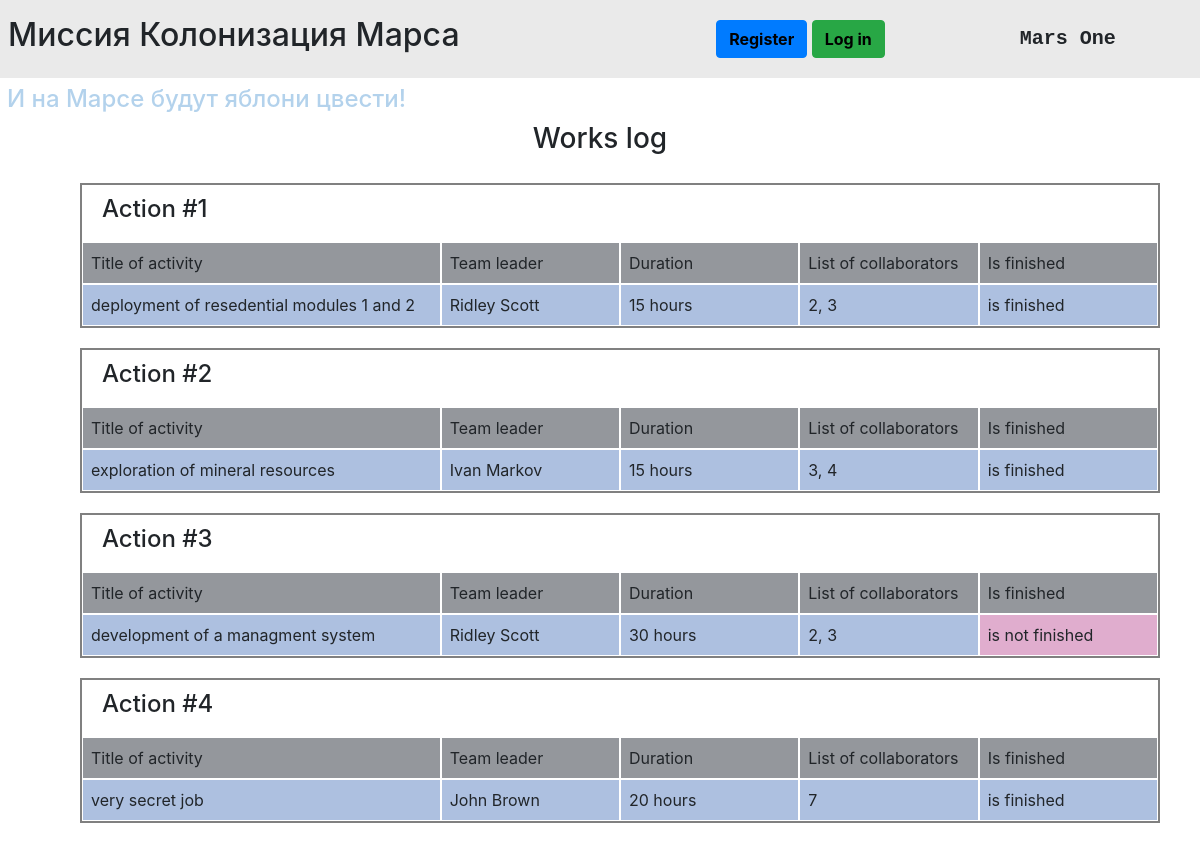
The page /index on the database as committed earlier.
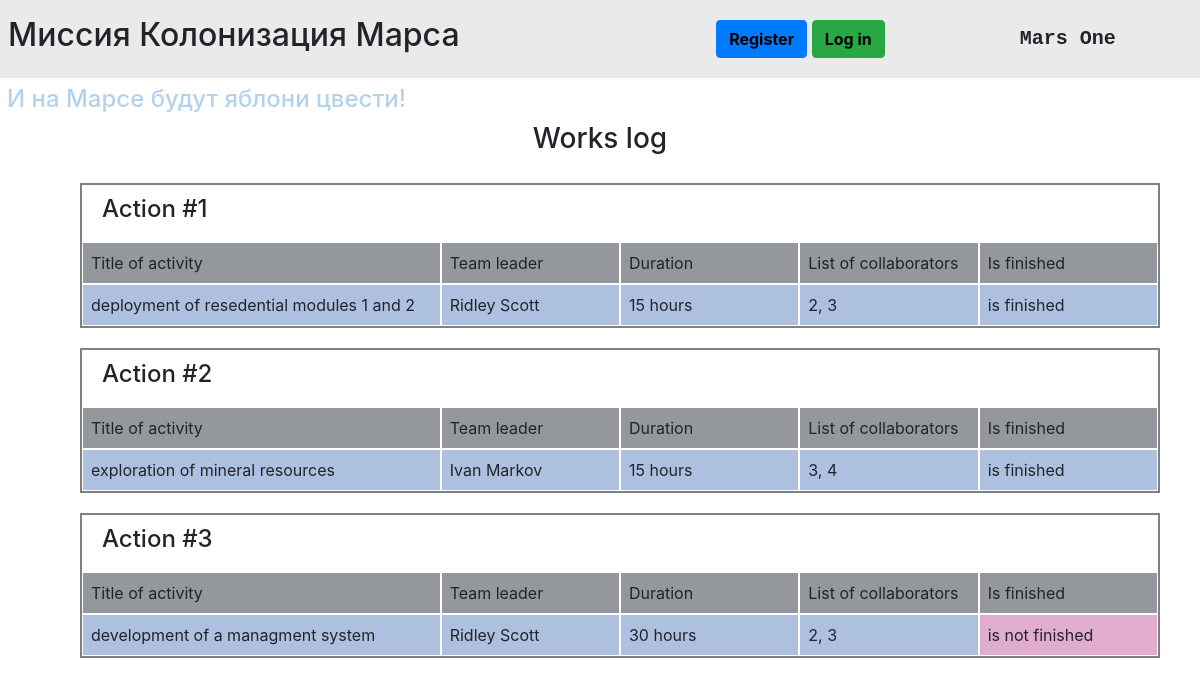
The same page on the database as committed later.
### data/jobs.py (models this page shows, shortened)
class Jobs(SqlAlchemyBase):
    __tablename__ = 'jobs'
    id = sqlalchemy.Column(sqlalchemy.Integer,
                           primary_key=True, autoincrement=True)
    team_leader = sqlalchemy.Column(sqlalchemy.Integer, sqlalchemy.ForeignKey("users.id"))
    job = sqlalchemy.Column(sqlalchemy.String, nullable=True)
    work_size = sqlalchemy.Column(sqlalchemy.Integer, nullable=True)
    collaborators = sqlalchemy.Column(sqlalchemy.String, nullable=True)
    creator = sqlalchemy.Column(sqlalchemy.Integer, nullable=True)
    start_date = sqlalchemy.Column(sqlalchemy.DateTime, default=datetime.datetime.now, nullable=True)
    end_date = sqlalchemy.Column(sqlalchemy.DateTime, nullable=True)
    is_finished = sqlalchemy.Column(sqlalchemy.Boolean, nullable=True)
    user = orm.relation("User")

### data/users.py (models this page shows, shortened)
class User(SqlAlchemyBase, UserMixin):
    __tablename__ = 'users'
    id = sqlalchemy.Column(sqlalchemy.Integer,
                           primary_key=True, autoincrement=True)
    surname = sqlalchemy.Column(sqlalchemy.String, nullable=True)
    name = sqlalchemy.Column(sqlalchemy.String, nullable=True)
    age = sqlalchemy.Column(sqlalchemy.Integer, nullable=True)
    position = sqlalchemy.Column(sqlalchemy.String, nullable=True)
    speciality = sqlalchemy.Column(sqlalchemy.String, nullable=True)
    address = sqlalchemy.Column(sqlalchemy.String, nullable=True)
    email = sqlalchemy.Column(sqlalchemy.String,
                              unique=True, nullable=True)
    hashed_password = sqlalchemy.Column(sqlalchemy.String, nullable=True)
    modified_date = sqlalchemy.Column(sqlalchemy.DateTime,
                                      default=datetime.datetime.now)
    jobs = orm.relation("Jobs", back_populates='user')
    departments = orm.relation("Department", back_populates='user')

### main.py (the view)
@app.route("/")
@app.route("/index")
def index():
    session = db_session.create_session()
    actions = session.query(Jobs).all()
    return render_template("actions.html",
                           actions=actions,
                           title="Список работ")

### data/db_session.py (called while the page is built)
def create_session() -> Session:
    global __factory
    return __factory()

### templates/actions.html (shortened to what this page needs)
{% extends "base.html" %}
{% block content %}
<div class="container-fluid">
    <div class="row">
        <div class="col-12 text-center">
            <h3>Works log</h3>
        </div>
    </div>
    {% for action in actions %}
    <div class="container-fluid item">
        <div class="row">
            <div class="col-12 action-title"><h4>Action #{{action.id}}</h4></div>
        </div>
        <div class="row">
            <div class="col-4 title">Title of activity</div>
            <div class="col-2 title">Team leader</div>
            <div class="col-2 title">Duration</div>
            <div class="col-2 title">List of collaborators</div>
            <div class="col-2 title">Is finished</div>
        </div>
        <div class="row">
            <div class="col-4 cell">{{action.job}}</div>
            <div class="col-2 cell">{{action.user.name + " " + action.user.surname}}</div>
            <div class="col-2 cell">{{action.work_size}} hours</div>
            <div class="col-2 cell">{{action.collaborators}}</div>
            <div class="col-2 cell {% if not action.is_finished %} not-finished {% endif %}">
                {% if not action.is_finished %} is not finished
                {% else %} is finished
                {% endif %}
            </div>
        </div>
    </div>
    {% endfor %}
</div>
{% endblock %}

### templates/base.html (shortened to what this page needs)
<!DOCTYPE html>
<html lang="en">
<head>
    <link rel="stylesheet"
          href="https://stackpath.bootstrapcdn.com/bootstrap/4.4.1/css/bootstrap.min.css"
>
    <link rel="stylesheet" href="/static/css/style.css">
</head>
<body>
    <div class="row align-items-center mission">
        <h2 class="col-md-7 col-sm-6 mission-name">Миссия Колонизация Марса</h2>
        <p class="col-md-3 col-sm-3 mission-user" title="log out">
            {% if current_user.is_authenticated %}
            <a class="alert-link" href="/logout">{{ current_user.name + " " + current_user.surname }}</a>
            {% else %}
            <a href="/register" class="btn btn-primary">Register</a>
            <a href="/login" class="btn btn-success">Log in</a>
            {% endif %}
        </p>
        <p class="col-md-2 col-sm-3 mission-logo">Mars One</p>
    </div>
    <div class="slogan">
        <h4>И на Марсе будут яблони цвести!</h4>
    </div>
    <main role="main" class="container">
        {% block content %}{% endblock %}
    </main>
</body>
</html>

### static/css/style.css (style rules this page uses)
.title { background-color: #94979c; }
.cell { background-color: #adc0e0; }
.title, .cell { padding: 8px; border: 1px solid white; }
.not-finished { background-color: #e0adce; }
.item { margin: 20px; border: 2px solid gray; }
.action-title { padding: 10px 20px; }
.mission { background-color: #eaeaea; padding: 8px; }
.mission-logo { margin: 12px 0; font-family: monospace; font-size: 20px; font-weight: 600; }
.mission-user { margin: 12px 0; }
.mission-user a { color: black; font-weight: 700; }
.slogan { color: #b3d2ec; margin: 7px; }

Rows that differ between the two databases and show on the page:
removed Jobs: id "4", job "very secret job", user "John Brown", work_size "20", collaborators "7", is_finished "is finished"
